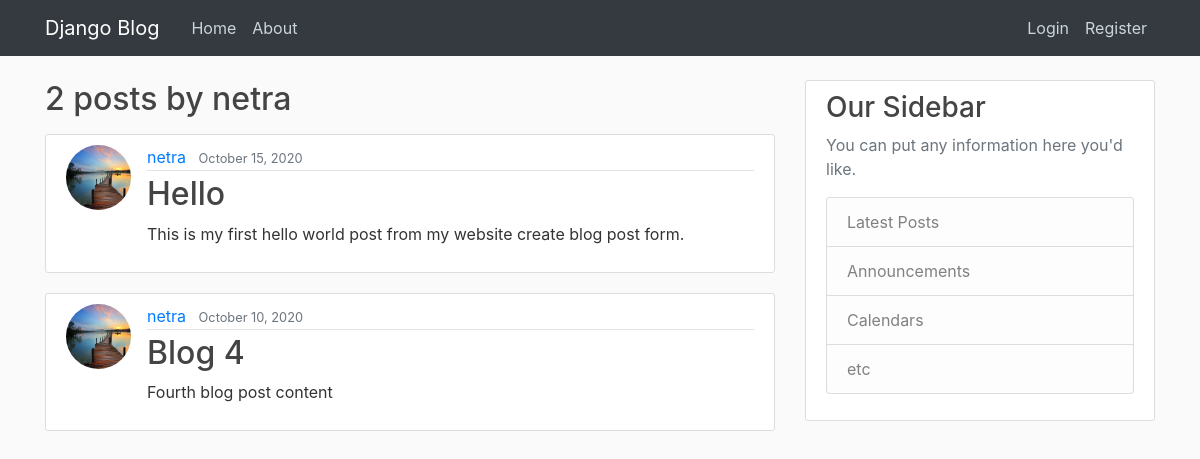
The page /user/netra on the database as committed earlier.
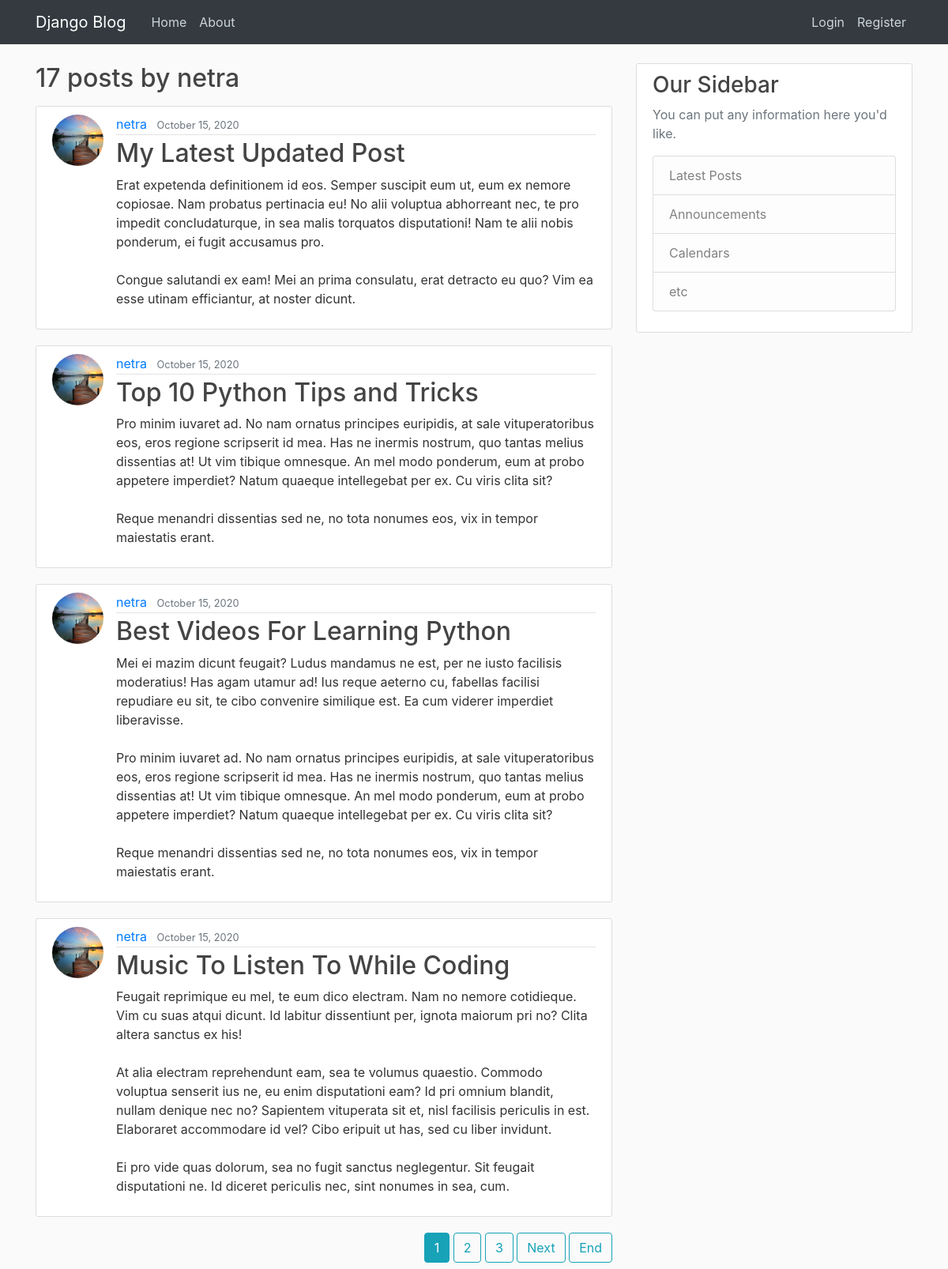
The same page on the database as committed later.
### blog/models.py (models this page shows, shortened)
class Post(models.Model):
    title = models.CharField(max_length =100)
    content = models.TextField()
    date_posted = models.DateTimeField(default = timezone.now)
    author = models.ForeignKey(User,on_delete = models.CASCADE)

### users/models.py (models this page shows, shortened)
class Profile(models.Model):
    user = models.OneToOneField(User, on_delete = models.CASCADE)
    image = models.ImageField(default = 'default.jpg',upload_to = 'profile_pics')

### blog/views.py (the view)
# urls.py: path('user/<str:username>', UserPostListView.as_view(),name='user-posts'),
class UserPostListView(ListView):
    model = Post
    template_name = 'blog/user_posts.html' # <app>/<model>_<viewtype>.html
    context_object_name = 'posts'
    paginate_by = 4
    def get_queryset(self):
        user = get_object_or_404(User, username = self.kwargs.get('username'))
        return Post.objects.filter(author = user).order_by('-date_posted')

### blog/templates/blog/user_posts.html (shortened to what this page needs)
{% extends "blog/base.html" %}
{% block content %}
    <h2 class="mb-3">{{ page_obj.paginator.count}} posts by {{ view.kwargs.username }}</h2>
    {% for post in posts %}
        <article class="media content-section">
            <img class="rounded-circle article-img" src="{{ post.author.profile.image.url }}">
          <div class="media-body">
            <div class="article-metadata">
              <a class="mr-2" href="{% url 'user-posts' post.author.username %}">{{ post.author }}</a>
              <small class="text-muted">{{ post.date_posted|date:"F d, Y" }}</small>
            </div>
            <h2><a class="article-title" href="{% url 'post-detail' post.id %}">{{ post.title }}</a></h2>
            <p class="article-content">{{ post.content }}</p>
          </div>
        </article>
    {% endfor %}
    {% if is_paginated %}
        <div class="text-right">
        {% for num in page_obj.paginator.page_range %}
            {% if page_obj.number == num %}
                <a class="btn btn-info mb-2" href="?page={{ num }}">{{ num }}</a>
            {% elif num > page_obj.number|add:'-3' and num < page_obj.number|add:'3' %}
                <a class="btn btn-outline-info mb-2" href="?page={{ num }}">{{ num }}</a>
            {% endif %}
        {% endfor %}
        {% if page_obj.has_next%}
            <a class="btn btn-outline-info mb-2" href="?page={{page_obj.next_page_number}}">Next</a>
            <a class="btn btn-outline-info mb-2" href="?page={{ page_obj.paginator.num_pages }}">End</a>
        {% endif %}
        </div>
    {% endif %}
{% endblock content %}

### blog/templates/blog/base.html (shortened to what this page needs)
{% load static %}
<!DOCTYPE html>
<html>
<head>
    <link rel="stylesheet" type="text/css" href="{%  static "blog/css/bootstrap.min.css"%}">
    <link rel="stylesheet" type="text/css" href="{% static "blog/css/main.css" %}">
</head>
<body>
    <header class="site-header">
      <nav class="navbar navbar-expand-md navbar-dark bg-dark fixed-top">
        <div class="container">
          <a class="navbar-brand mr-4" href="{% url 'blog-home' %}">Django Blog</a>
          <div class="collapse navbar-collapse" id="navbarToggle">
            <div class="navbar-nav mr-auto">
              <a class="nav-item nav-link" href="{% url 'blog-home' %}">Home</a>
              <a class="nav-item nav-link" href="{% url 'blog-about' %}">About</a>
            </div>
            <div class="navbar-nav">
              {% if user.is_authenticated %}
                <a class="nav-item nav-link" href="{% url 'post-create' %}">New Post </a>
                <a class="nav-item nav-link" href="{% url 'profile' %}">profile </a>
                <a class="nav-item nav-link" href="{% url 'logout' %}">Logout</a>
              {% else %}
                <a class="nav-item nav-link" href="{% url 'login' %}">Login</a>
                <a class="nav-item nav-link" href="{% url 'register' %}">Register</a>
              {% endif %}
            </div>
          </div>
        </div>
      </nav>
    </header>
    <main role="main" class="container">
      <div class="row">
        <div class="col-md-8">
        {% block content %}{% endblock %}
        </div>
        <div class="col-md-4">
          <div class="content-section">
            <h3>Our Sidebar</h3>
            <p class='text-muted'>You can put any information here you'd like.
              <ul class="list-group">
                <li class="list-group-item list-group-item-light">Latest Posts</li>
                <li class="list-group-item list-group-item-light">Announcements</li>
                <li class="list-group-item list-group-item-light">Calendars</li>
                <li class="list-group-item list-group-item-light">etc</li>
              </ul>
            </p>
          </div>
        </div>
      </div>
    </main>
</body>
</html>

### blog/static/blog/css/main.css (style rules this page uses)
body { background: #fafafa; color: #333333; margin-top: 5rem; }
h1, h2, h3, h4, h5, h6 { color: #444444; }
ul { margin: 0; }
.site-header .navbar-nav .nav-link { color: #cbd5db; }
.content-section { background: #ffffff; padding: 10px 20px; border: 1px solid #dddddd; border-radius: 3px; margin-bottom: 20px; }
.article-title { color: #444444; }
.article-content { white-space: pre-line; }
.article-img { height: 65px; width: 65px; margin-right: 16px; }
.article-metadata { padding-bottom: 1px; margin-bottom: 4px; border-bottom: 1px solid #e3e3e3 }

Rows that differ between the two databases and show on the page:
no longer on this page (row unchanged): Post: author.profile.image (picture), author "netra", date_posted "October 15, 2020", title "Hello", content "This is my first hello world post from my website create blog post form."
no longer on this page (row unchanged): Post: author.profile.image (picture), author "netra", date_posted "October 10, 2020", title "Blog 4", content "Fourth blog post content"
added Post: author.profile.image (picture), author "netra", date_posted "October 15, 2020", title "My Latest Updated Post", content "Erat expetenda definitionem id eos. Semper suscipit eum ut, eum ex nemore copiosae. Nam probatus pertinacia eu! No alii voluptua abhorreant nec, te pro impedit concludaturque, in sea malis torquatos disputationi! Nam te alii nobis ponderum, ei fugit accusamus pro. Congue salutandi ex eam! Mei an prima consulatu, erat detracto eu quo? Vim ea esse utinam efficiantur, at noster dicunt."
added Post: author.profile.image (picture), author "netra", date_posted "October 15, 2020", title "Top 10 Python Tips and Tricks", content "Pro minim iuvaret ad. No nam ornatus principes euripidis, at sale vituperatoribus eos, eros regione scripserit id mea. Has ne inermis nostrum, quo tantas melius dissentias at! Ut vim tibique omnesque. An mel modo ponderum, eum at probo appetere imperdiet? Natum quaeque intellegebat per ex. Cu viris clita sit? Reque menandri dissentias sed ne, no tota nonumes eos, vix in tempor maiestatis erant."
added Post: author.profile.image (picture), author "netra", date_posted "October 15, 2020", title "Best Videos For Learning Python", content "Mei ei mazim dicunt feugait? Ludus mandamus ne est, per ne iusto facilisis moderatius! Has agam utamur ad! Ius reque aeterno cu, fabellas facilisi repudiare eu sit, te cibo convenire similique est. Ea cum viderer imperdiet liberavisse. Pro minim iuvaret ad. No nam ornatus principes euripidis, at sale vituperatoribus eos, eros regione scripserit id mea. Has ne inermis nostrum, quo tantas melius dissentias at! Ut vim tibique omnesque. An mel modo ponderum, eum at probo appetere imperdiet? Natum quaeque intellegebat per ex. Cu viris clita sit? Reque menandri dissentias sed ne, no tota nonumes eos, vix in tempor maiestatis erant."
added Post: author.profile.image (picture), author "netra", date_posted "October 15, 2020", title "Music To Listen To While Coding", content "Feugait reprimique eu mel, te eum dico electram. Nam no nemore cotidieque. Vim cu suas atqui dicunt. Id labitur dissentiunt per, ignota maiorum pri no? Clita altera sanctus ex his! At alia electram reprehendunt eam, sea te volumus quaestio. Commodo voluptua senserit ius ne, eu enim disputationi eam? Id pri omnium blandit, nullam denique nec no? Sapientem vituperata sit et, nisl facilisis periculis in est. Elaboraret accommodare id vel? Cibo eripuit ut has, sed cu liber invidunt. Ei pro vide quas dolorum, sea no fugit sanctus neglegentur. Sit feugait disputationi ne. Id diceret periculis nec, sint nonumes in sea, cum."
Other text that changed with them:
{{ page_obj.paginator.count }}: "2" → "17"
new list line: "1"
new list line: "2"
new list line: "3"
text now shown: "Next End"
